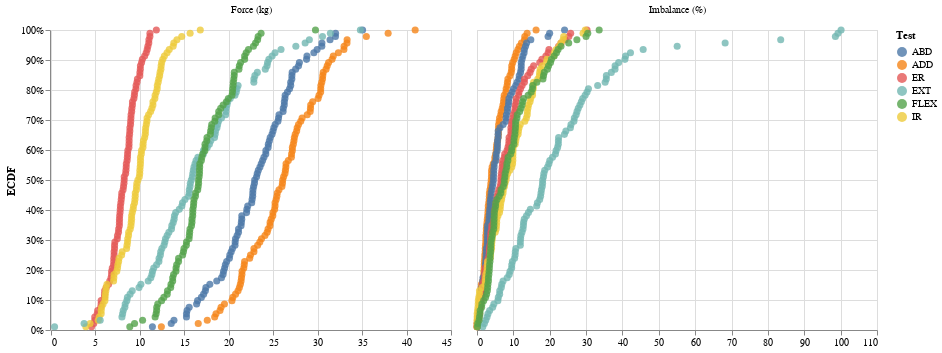

Source (notebook cell):
### Code cell
t = X_augmented_melted.copy()
t["ECDF"] = t.groupby(["Variable", "Test"])["value"].transform(
    lambda x: x.rank(method="first") / len(x)
)

alt.Chart(t).mark_circle(size=50, opacity=0.8).encode(
    alt.X("value", scale=alt.Scale(zero=False), title=None),
    alt.Y("ECDF", axis=alt.Axis(format="%")),
    alt.Color("Test"),
    alt.Tooltip(["Test:N", "ECDF:Q", "value:Q"]),
).facet(column=alt.Column("Variable", title=None)).resolve_scale(x="independent")

### Figure 1 — Vega-Lite specification as saved in the notebook (floating-point values rounded to 4 significant figures; data arrays with more than 128 entries replaced by an {"elided": "..."} marker saying what was removed)
{"$schema": "https://vega.github.io/schema/vega-lite/v2.6.0.json", "config": {"view": {"height": 300, "width": 400}}, "data": {"name": "data-dd3b4b41498b48fadd3977c09e2e5def"}, "datasets": {"data-dd3b4b41498b48fadd3977c09e2e5def": {"elided": "1104 records"}}, "facet": {"column": {"field": "Variable", "title": null, "type": "nominal"}}, "resolve": {"scale": {"color": "shared", "x": "independent", "y": "shared"}}, "spec": {"encoding": {"color": {"field": "Test", "type": "nominal"}, "tooltip": [{"field": "Test", "type": "nominal"}, {"field": "ECDF", "type": "quantitative"}, {"field": "value", "type": "quantitative"}], "x": {"field": "value", "scale": {"zero": false}, "title": null, "type": "quantitative"}, "y": {"axis": {"format": "%"}, "field": "ECDF", "type": "quantitative"}}, "mark": {"opacity": 0.8, "size": 50, "type": "circle"}}}
